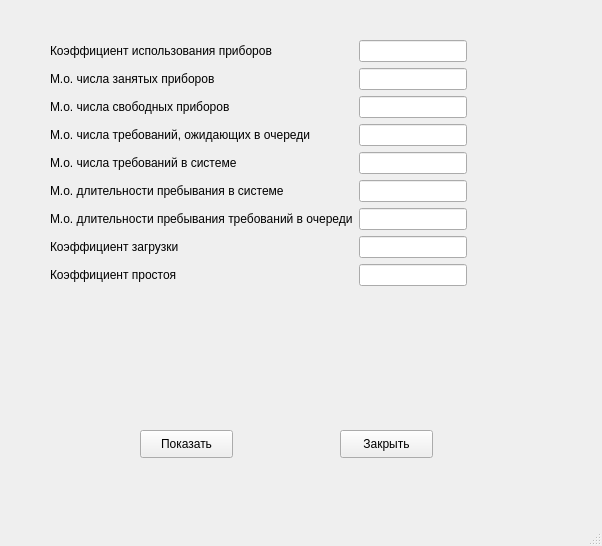
<?xml version="1.0" encoding="UTF-8"?>
<ui version="4.0">
 <class>ReliableResults</class>
 <widget class="QMainWindow" name="ReliableResults">
  <property name="geometry">
   <rect>
    <x>0</x>
    <y>0</y>
    <width>602</width>
    <height>546</height>
   </rect>
  </property>
  <property name="windowTitle">
   <string>Результаты для надежной системы</string>
  </property>
  <widget class="QWidget" name="centralwidget">
   <widget class="QWidget" name="formLayoutWidget">
    <property name="geometry">
     <rect>
      <x>50</x>
      <y>40</y>
      <width>501</width>
      <height>380</height>
     </rect>
    </property>
    <layout class="QFormLayout" name="formLayout">
     <property name="sizeConstraint">
      <enum>QLayout::SetFixedSize</enum>
     </property>
     <property name="fieldGrowthPolicy">
      <enum>QFormLayout::FieldsStayAtSizeHint</enum>
     </property>
     <item row="1" column="0">
      <widget class="QLabel" name="label_use">
       <property name="text">
        <string>Коэффициент использования приборов</string>
       </property>
      </widget>
     </item>
     <item row="1" column="1">
      <widget class="QLineEdit" name="lineEdit_use">
       <property name="readOnly">
        <bool>true</bool>
       </property>
      </widget>
     </item>
     <item row="2" column="0">
      <widget class="QLabel" name="label_busy">
       <property name="text">
        <string>М.о. числа занятых приборов</string>
       </property>
      </widget>
     </item>
     <item row="2" column="1">
      <widget class="QLineEdit" name="lineEdit_busy">
       <property name="readOnly">
        <bool>true</bool>
       </property>
      </widget>
     </item>
     <item row="3" column="0">
      <widget class="QLabel" name="label_free">
       <property name="text">
        <string>М.о. числа свободных приборов</string>
       </property>
      </widget>
     </item>
     <item row="3" column="1">
      <widget class="QLineEdit" name="lineEdit_free">
       <property name="readOnly">
        <bool>true</bool>
       </property>
      </widget>
     </item>
     <item row="4" column="0">
      <widget class="QLabel" name="label_queue">
       <property name="text">
        <string>М.о. числа требований, ожидающих в очереди</string>
       </property>
      </widget>
     </item>
     <item row="4" column="1">
      <widget class="QLineEdit" name="lineEdit_queue">
       <property name="readOnly">
        <bool>true</bool>
       </property>
      </widget>
     </item>
     <item row="5" column="0">
      <widget class="QLabel" name="label_num_sys">
       <property name="text">
        <string>М.о. числа требований в системе</string>
       </property>
      </widget>
     </item>
     <item row="5" column="1">
      <widget class="QLineEdit" name="lineEdit_num_sys">
       <property name="readOnly">
        <bool>true</bool>
       </property>
      </widget>
     </item>
     <item row="6" column="0">
      <widget class="QLabel" name="label_time_sys">
       <property name="text">
        <string>М.о. длительности пребывания в системе</string>
       </property>
      </widget>
     </item>
     <item row="6" column="1">
      <widget class="QLineEdit" name="lineEdit_time_sys">
       <property name="readOnly">
        <bool>true</bool>
       </property>
      </widget>
     </item>
     <item row="7" column="0">
      <widget class="QLabel" name="label_time_queue">
       <property name="text">
        <string>М.о. длительности пребывания требований в очереди</string>
       </property>
      </widget>
     </item>
     <item row="7" column="1">
      <widget class="QLineEdit" name="lineEdit_time_queue">
       <property name="readOnly">
        <bool>true</bool>
       </property>
      </widget>
     </item>
     <item row="8" column="0">
      <widget class="QLabel" name="label_busy_rate">
       <property name="text">
        <string>Коэффициент загрузки</string>
       </property>
      </widget>
     </item>
     <item row="8" column="1">
      <widget class="QLineEdit" name="lineEdit_busy_rate">
       <property name="readOnly">
        <bool>true</bool>
       </property>
      </widget>
     </item>
     <item row="9" column="0">
      <widget class="QLabel" name="label_free_rate">
       <property name="text">
        <string>Коэффициент простоя</string>
       </property>
      </widget>
     </item>
     <item row="9" column="1">
      <widget class="QLineEdit" name="lineEdit_free_rate">
       <property name="readOnly">
        <bool>true</bool>
       </property>
      </widget>
     </item>
    </layout>
   </widget>
   <widget class="QPushButton" name="pushButton_close">
    <property name="geometry">
     <rect>
      <x>340</x>
      <y>430</y>
      <width>93</width>
      <height>28</height>
     </rect>
    </property>
    <property name="text">
     <string>Закрыть</string>
    </property>
   </widget>
   <widget class="QPushButton" name="pushButton_show">
    <property name="geometry">
     <rect>
      <x>140</x>
      <y>430</y>
      <width>93</width>
      <height>28</height>
     </rect>
    </property>
    <property name="text">
     <string>Показать</string>
    </property>
   </widget>
  </widget>
  <widget class="QMenuBar" name="menubar">
   <property name="geometry">
    <rect>
     <x>0</x>
     <y>0</y>
     <width>602</width>
     <height>26</height>
    </rect>
   </property>
  </widget>
  <widget class="QStatusBar" name="statusbar"/>
 </widget>
 <resources/>
 <connections/>
</ui>
